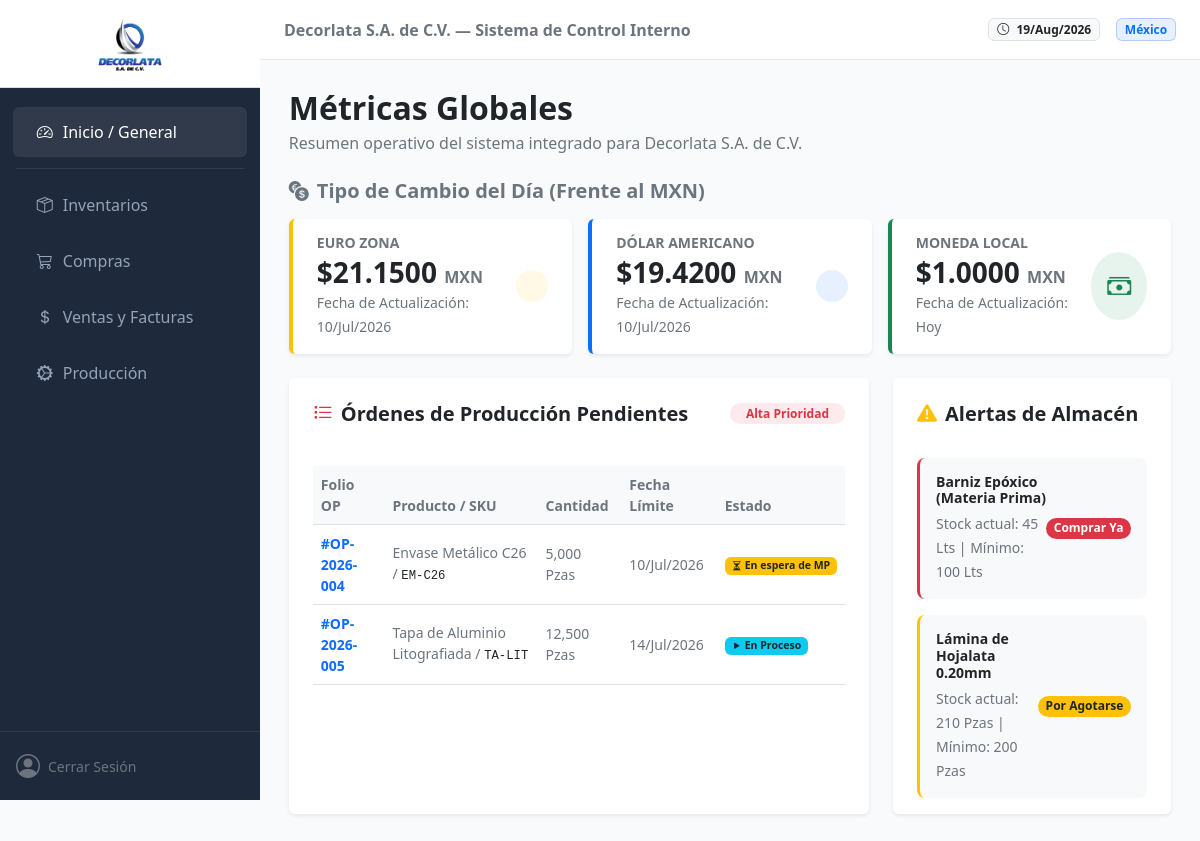
The page / on the database its author committed.
### general/models.py (models this page shows, shortened)
class TipoCambio(models.Model):
    moneda_origen = models.ForeignKey(Moneda, on_delete=models.CASCADE, related_name='cambios')
    valor_en_mxn = models.DecimalField(max_digits=10, decimal_places=4, verbose_name="Valor en MXN")
    fecha = models.DateField(auto_now_add=True, verbose_name="Fecha de Actualización")
    class Meta:
        verbose_name = "Tipo de Cambio"
        verbose_name_plural = "Tipos de Cambio"
        unique_together = ('moneda_origen', 'fecha')

### general/views.py (the view)
# urls.py: path('', dashboard_view, name='dashboard'),
def dashboard_view(request):
    hoy = datetime.date.today()
    fecha_consulta = hoy - datetime.timedelta(days=1)
    tipos_cambio = TipoCambio.objects.filter(
        moneda_origen__codigo__in=['USD', 'EUR'],
    ).order_by('moneda_origen__codigo')
    currency_cards = []
    for tc in tipos_cambio:
        style = 'primary' if tc.moneda_origen.codigo == 'USD' else 'warning'
        icon = 'dollar' if tc.moneda_origen.codigo == 'USD' else 'euro'
        name = 'DÓLAR AMERICANO' if tc.moneda_origen.codigo == 'USD' else 'EURO ZONA'
        currency_cards.append({
            'code': tc.moneda_origen.codigo,
            'name': name,
            'rate': tc.valor_en_mxn, # Valor real poblado
            'style': style,
            'icon': icon,
            'update_date': tc.fecha, # Fecha real de actualización
        })
    currency_cards.append({
        'code': 'MXN',
        'name': 'MONEDA LOCAL',
        'rate': Decimal('1.0000'), # MXN siempre es 1.0000 frente a sí mismo
        'style': 'success',
        'icon': 'cash-stack',
        'update_date': hoy,
        'mxn': True, # Marca especial para el template
    })
    context = {
        'currencies': currency_cards, # Nueva lista dinámica de tarjetas
    }
    return render(request, 'general/dashboard.html', context)

### general/templates/general/dashboard.html
{% extends 'general/base.html' %}
{% load static %} {% block title %}Dashboard | ERP Decorlata{% endblock %}
{% block content %}
<div class="row mb-4 align-items-center">
    <div class="col">
        <h2 class="fw-bold text-dark mb-1">Métricas Globales</h2>
        <p class="text-muted mb-0">Resumen operativo del sistema integrado para Decorlata S.A. de C.V.</p>
    </div>
</div>
<h5 class="text-secondary fw-semibold mb-3"><i class="bi bi-currency-exchange me-2"></i>Tipo de Cambio del Día (Frente al MXN)</h5>
<div class="row g-3 mb-4">
    {% for card in currencies %}
    <div class="col-12 col-md-4">
        <div class="card border-0 shadow-sm py-2 px-3 border-start border-{{ card.style }} border-4">
            <div class="card-body p-2 d-flex justify-content-between align-items-center">
                <div>
                    <h6 class="text-muted mb-1 small fw-bold">{{ card.name }}</h6>
                    <h3 class="mb-0 fw-bold text-dark">${{ card.rate|floatformat:4 }} <small class="fs-6 text-muted">MXN</small></h3>
                    <small class="text-muted">Fecha de Actualización: {% if card.mxn %}Hoy{% else %}{{ card.update_date|date:"d/M/Y" }}{% endif %}</small>
                </div>
                <div class="bg-{{ card.style }} bg-opacity-10 p-3 rounded-circle text-{{ card.style }}">
                    <i class="bi bi-{{ card.icon }} fs-4"></i>
                </div>
            </div>
        </div>
    </div>
    {% endfor %}
</div>
<div class="row g-4">
    <div class="col-12 col-xl-8">
        <div class="card border-0 shadow-sm h-100">
            <div class="card-header bg-white border-0 pt-4 px-4 d-flex justify-content-between align-items-center">
                <h5 class="fw-bold text-dark mb-0"><i class="bi bi-list-task me-2 text-danger"></i>Órdenes de Producción Pendientes</h5>
                <span class="badge bg-danger bg-opacity-10 text-danger rounded-pill px-3">Alta Prioridad</span>
            </div>
            <div class="card-body px-4 pb-4">
                <div class="table-responsive mt-3">
                    <table class="table table-hover align-middle mb-0">
                        <thead class="table-light text-muted small">
                            <tr>
                                <th>Folio OP</th>
                                <th>Producto / SKU</th>
                                <th>Cantidad</th>
                                <th>Fecha Límite</th>
                                <th>Estado</th>
                            </tr>
                        </thead>
                        <tbody class="text-secondary small">
                            <tr>
                                <td class="fw-bold text-primary">#OP-2026-004</td>
                                <td>Envase Metálico C26 / <code class="text-dark">EM-C26</code></td>
                                <td>5,000 Pzas</td>
                                <td>10/Jul/2026</td>
                                <td><span class="badge bg-warning text-dark"><i class="bi bi-hourglass-split"></i> En espera de MP</span></td>
                            </tr>
                            <tr>
                                <td class="fw-bold text-primary">#OP-2026-005</td>
                                <td>Tapa de Aluminio Litografiada / <code class="text-dark">TA-LIT</code></td>
                                <td>12,500 Pzas</td>
                                <td>14/Jul/2026</td>
                                <td><span class="badge bg-info text-dark"><i class="bi bi-play-fill"></i> En Proceso</span></td>
                            </tr>
                        </tbody>
                    </table>
                </div>
            </div>
        </div>
    </div>
    <div class="col-12 col-xl-4">
        <div class="card border-0 shadow-sm h-100">
            <div class="card-header bg-white border-0 pt-4 px-4">
                <h5 class="fw-bold text-dark mb-0"><i class="bi bi-exclamation-triangle-fill me-2 text-warning"></i>Alertas de Almacén</h5>
            </div>
            <div class="card-body px-4">
                <div class="d-flex flex-column gap-3 mt-2">
                    <div class="p-3 bg-light rounded-3 border-start border-danger border-3 d-flex justify-content-between align-items-center">
                        <div>
                            <h6 class="mb-1 fw-bold small text-dark">Barniz Epóxico (Materia Prima)</h6>
                            <small class="text-muted">Stock actual: 45 Lts | Mínimo: 100 Lts</small>
                        </div>
                        <span class="badge bg-danger rounded-pill">Comprar Ya</span>
                    </div>
                    <div class="p-3 bg-light rounded-3 border-start border-warning border-3 d-flex justify-content-between align-items-center">
                        <div>
                            <h6 class="mb-1 fw-bold small text-dark">Lámina de Hojalata 0.20mm</h6>
                            <small class="text-muted">Stock actual: 210 Pzas | Mínimo: 200 Pzas</small>
                        </div>
                        <span class="badge bg-warning text-dark rounded-pill">Por Agotarse</span>
                    </div>
                </div>
            </div>
        </div>
    </div>
</div>
{% endblock %}

### general/templates/general/base.html (shortened to what this page needs)
{% load static %}
<!DOCTYPE html>
<html lang="es">
<head>
    <link href="https://cdn.jsdelivr.net/npm/bootstrap@5.2.3/dist/css/bootstrap.min.css" rel="stylesheet">
    <link rel="stylesheet" href="https://cdn.jsdelivr.net/npm/bootstrap-icons@1.10.5/font/bootstrap-icons.css">
</head>
<body hx-headers='{"X-CSRFToken": "{{ csrf_token }}"}'>
    <nav class="sidebar d-flex flex-column" id="sidebarMenu">
        <div class="p-3 text-center border-bottom border-secondary border-opacity-25 bg-white">
            <img src="{% static 'general/img/logo_decorlata.png' %}" alt="Decorlata" class="img-fluid" style="max-height: 55px; width: auto;">
        </div>
        <div class="nav flex-column mt-3 flex-grow-1">
            <a href="{% url 'general:dashboard' %}" class="nav-link active">
                <i class="bi bi-speedometer2"></i> Inicio / General
            </a>
            <hr class="text-secondary mx-3 my-2 opacity-25">
            <a href="{% url 'inventario:catalogo' %}" class="nav-link"><i class="bi bi-box-seam"></i> Inventarios</a>
            <a href="#" class="nav-link"><i class="bi bi-cart3"></i> Compras</a>
            <a href="#" class="nav-link"><i class="bi bi-currency-dollar"></i> Ventas y Facturas</a>
            <a href="#" class="nav-link"><i class="bi bi-gear-wide-connected"></i> Producción</a>
        </div>
        <div class="p-3 border-top border-secondary border-opacity-25">
            <div class="d-flex align-items-center text-white">
                <i class="bi bi-person-circle fs-4 me-2 text-muted"></i>
                <div class="overflow-hidden">
                    <a href="/admin/logout/" class="text-decoration-none text-muted small">Cerrar Sesión</a>
                </div>
            </div>
        </div>
    </nav>
    <div class="main-wrapper">
        <header class="top-navbar d-flex align-items-center justify-content-between px-4">
            <div class="d-flex align-items-center gap-3">
                <span class="text-secondary fw-semibold d-none d-lg-inline">Decorlata S.A. de C.V. — Sistema de Control Interno</span>
            </div>
            <div class="ms-auto d-flex align-items-center gap-3">
                <span class="badge bg-light text-dark border"><i class="bi bi-clock me-1"></i> {% now "d/M/Y" %}</span>
                <span class="badge bg-primary bg-opacity-10 text-primary border border-primary border-opacity-25">México</span>
            </div>
        </header>
        <main class="content-container" id="main-content">
            {% block content %}{% endblock %}
        </main>
    </div>
</body>
</html>

### general/templates/general/base.html (style rules this page uses)
:root { --sidebar-width: 260px; --primary-dark: #1e293b; --bg-light: #f8fafc; }
body { background-color: var(--bg-light); font-family: system-ui, -apple-system, sans-serif; overflow-x: hidden; }
.sidebar { width: var(--sidebar-width); height: 100vh; position: fixed; top: 0; left: 0; background-color: var(--primary-dark); z-index: 1000; transition: all 0.3s; }
.sidebar .nav-link { color: #94a3b8; padding: 0.8rem 1.5rem; display: flex; align-items: center; gap: 10px; border-radius: 0.375rem; margin: 0.2rem 0.8rem; }
.sidebar .nav-link:hover, .sidebar .nav-link.active { color: #fff; background-color: rgba(255, 255, 255, 0.08); }
.main-wrapper { margin-left: var(--sidebar-width); min-height: 100vh; display: flex; flex-direction: column; }
.top-navbar { background-color: #fff; border-bottom: 1px solid #e2e8f0; height: 60px; }
.content-container { padding: 1.8rem; flex-grow: 1; }

### rows shown on the page
TipoCambio: rate "21.1500", update_date "10/Jul/2026"
TipoCambio: rate "19.4200", update_date "10/Jul/2026"

### other values the page prints
{{ card.name }} "EURO ZONA" "DÓLAR AMERICANO" "MONEDA LOCAL"
{{ card.rate|floatformat:4 }} "1.0000"
